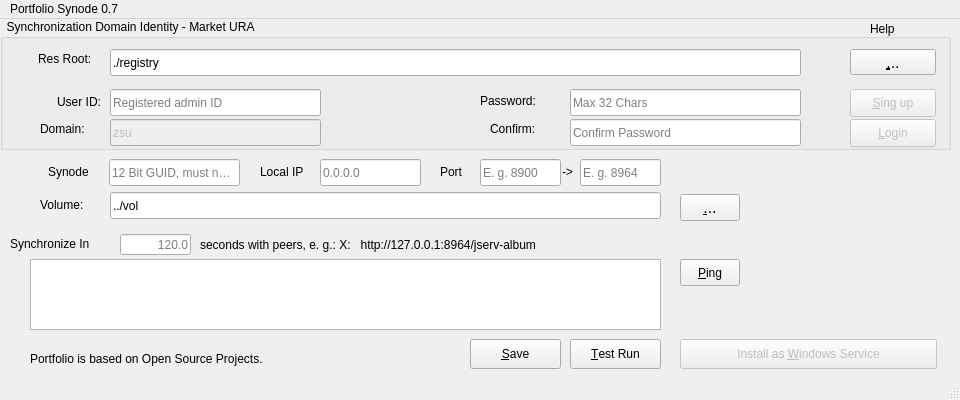
<?xml version="1.0" encoding="UTF-8"?>
<ui version="4.0">
 <class>InstallForm</class>
 <widget class="QMainWindow" name="InstallForm">
  <property name="geometry">
   <rect>
    <x>0</x>
    <y>0</y>
    <width>960</width>
    <height>400</height>
   </rect>
  </property>
  <property name="minimumSize">
   <size>
    <width>960</width>
    <height>400</height>
   </size>
  </property>
  <property name="maximumSize">
   <size>
    <width>960</width>
    <height>460</height>
   </size>
  </property>
  <property name="windowTitle">
   <string>Portfolio Synode 0.7</string>
  </property>
  <widget class="QWidget" name="centralwidget">
   <widget class="QTextEdit" name="jservLines">
    <property name="geometry">
     <rect>
      <x>30</x>
      <y>240</y>
      <width>631</width>
      <height>71</height>
     </rect>
    </property>
    <property name="maximumSize">
     <size>
      <width>8000</width>
      <height>400</height>
     </size>
    </property>
   </widget>
   <widget class="QLabel" name="lbJservs">
    <property name="geometry">
     <rect>
      <x>200</x>
      <y>215</y>
      <width>461</width>
      <height>21</height>
     </rect>
    </property>
    <property name="cursor">
     <cursorShape>IBeamCursor</cursorShape>
    </property>
    <property name="text">
     <string>seconds with peers, e. g.: X:   http://127.0.0.1:8964/jserv-album</string>
    </property>
   </widget>
   <widget class="QLineEdit" name="txtVolpath">
    <property name="geometry">
     <rect>
      <x>110</x>
      <y>173</y>
      <width>551</width>
      <height>27</height>
     </rect>
    </property>
    <property name="whatsThis">
     <string extracomment="Managed files and data are saved here."/>
    </property>
    <property name="text">
     <string>../vol</string>
    </property>
    <property name="placeholderText">
     <string>Volume is where the data saved at local node.</string>
    </property>
   </widget>
   <widget class="QPushButton" name="bVolpath">
    <property name="geometry">
     <rect>
      <x>680</x>
      <y>175</y>
      <width>60</width>
      <height>27</height>
     </rect>
    </property>
    <property name="font">
     <font>
      <pointsize>12</pointsize>
     </font>
    </property>
    <property name="text">
     <string>&amp;...</string>
    </property>
    <property name="icon">
     <iconset theme="computer"/>
    </property>
    <property name="iconSize">
     <size>
      <width>24</width>
      <height>24</height>
     </size>
    </property>
    <property name="shortcut">
     <string>Ctrl+D</string>
    </property>
   </widget>
   <widget class="QLabel" name="lbVolume">
    <property name="geometry">
     <rect>
      <x>40</x>
      <y>176</y>
      <width>69</width>
      <height>19</height>
     </rect>
    </property>
    <property name="text">
     <string>Volume:</string>
    </property>
   </widget>
   <widget class="QLabel" name="lbSynode">
    <property name="geometry">
     <rect>
      <x>48</x>
      <y>143</y>
      <width>61</width>
      <height>20</height>
     </rect>
    </property>
    <property name="text">
     <string>Synode</string>
    </property>
   </widget>
   <widget class="QLineEdit" name="txtSynode">
    <property name="geometry">
     <rect>
      <x>109</x>
      <y>140</y>
      <width>131</width>
      <height>27</height>
     </rect>
    </property>
    <property name="whatsThis">
     <string extracomment="Domain wide node ID."/>
    </property>
    <property name="text">
     <string/>
    </property>
    <property name="maxLength">
     <number>12</number>
    </property>
    <property name="placeholderText">
     <string>12 Bit GUID, must not null</string>
    </property>
   </widget>
   <widget class="QLineEdit" name="txtIP">
    <property name="geometry">
     <rect>
      <x>320</x>
      <y>140</y>
      <width>101</width>
      <height>27</height>
     </rect>
    </property>
    <property name="whatsThis">
     <string extracomment="Global / Domain wide node ID."/>
    </property>
    <property name="text">
     <string/>
    </property>
    <property name="maxLength">
     <number>39</number>
    </property>
    <property name="placeholderText">
     <string>0.0.0.0</string>
    </property>
   </widget>
   <widget class="QLabel" name="lbIP">
    <property name="geometry">
     <rect>
      <x>260</x>
      <y>143</y>
      <width>69</width>
      <height>19</height>
     </rect>
    </property>
    <property name="text">
     <string>Local IP</string>
    </property>
   </widget>
   <widget class="QLabel" name="lbPort">
    <property name="geometry">
     <rect>
      <x>440</x>
      <y>143</y>
      <width>41</width>
      <height>20</height>
     </rect>
    </property>
    <property name="text">
     <string>Port</string>
    </property>
   </widget>
   <widget class="QLineEdit" name="txtPort">
    <property name="geometry">
     <rect>
      <x>580</x>
      <y>140</y>
      <width>81</width>
      <height>27</height>
     </rect>
    </property>
    <property name="whatsThis">
     <string extracomment="Global / Domain wide node ID."/>
    </property>
    <property name="text">
     <string/>
    </property>
    <property name="maxLength">
     <number>6</number>
    </property>
    <property name="placeholderText">
     <string>E. g. 8964</string>
    </property>
   </widget>
   <widget class="QGroupBox" name="groupBox">
    <property name="geometry">
     <rect>
      <x>0</x>
      <y>0</y>
      <width>951</width>
      <height>131</height>
     </rect>
    </property>
    <property name="sizePolicy">
     <sizepolicy hsizetype="Preferred" vsizetype="Minimum">
      <horstretch>0</horstretch>
      <verstretch>0</verstretch>
     </sizepolicy>
    </property>
    <property name="title">
     <string>  Synchronization Domain Identity - Market URA</string>
    </property>
    <widget class="QLabel" name="lbDomain">
     <property name="geometry">
      <rect>
       <x>40</x>
       <y>100</y>
       <width>69</width>
       <height>19</height>
      </rect>
     </property>
     <property name="text">
      <string>Domain:</string>
     </property>
    </widget>
    <widget class="QLineEdit" name="txtDomain">
     <property name="enabled">
      <bool>false</bool>
     </property>
     <property name="geometry">
      <rect>
       <x>110</x>
       <y>100</y>
       <width>211</width>
       <height>27</height>
      </rect>
     </property>
     <property name="whatsThis">
      <string extracomment="Domain wide node ID."/>
     </property>
     <property name="text">
      <string>zsu</string>
     </property>
     <property name="maxLength">
      <number>12</number>
     </property>
     <property name="placeholderText">
      <string>12 Bit Market wide ID, must not null</string>
     </property>
    </widget>
    <widget class="QLabel" name="lbRetry">
     <property name="geometry">
      <rect>
       <x>490</x>
       <y>100</y>
       <width>61</width>
       <height>20</height>
      </rect>
     </property>
     <property name="text">
      <string>Confirm:</string>
     </property>
    </widget>
    <widget class="QLineEdit" name="txtPswd2">
     <property name="geometry">
      <rect>
       <x>570</x>
       <y>100</y>
       <width>231</width>
       <height>27</height>
      </rect>
     </property>
     <property name="whatsThis">
      <string extracomment="Domain wide node ID."/>
     </property>
     <property name="text">
      <string/>
     </property>
     <property name="maxLength">
      <number>32</number>
     </property>
     <property name="echoMode">
      <enum>QLineEdit::Password</enum>
     </property>
     <property name="placeholderText">
      <string>Confirm Password</string>
     </property>
    </widget>
    <widget class="QLabel" name="lbUserId">
     <property name="geometry">
      <rect>
       <x>30</x>
       <y>73</y>
       <width>71</width>
       <height>20</height>
      </rect>
     </property>
     <property name="text">
      <string>&lt;html&gt;&lt;head/&gt;&lt;body&gt;&lt;p align=&quot;right&quot;&gt;User ID:&lt;/p&gt;&lt;/body&gt;&lt;/html&gt;</string>
     </property>
    </widget>
    <widget class="QLineEdit" name="txtPswd">
     <property name="geometry">
      <rect>
       <x>570</x>
       <y>70</y>
       <width>231</width>
       <height>27</height>
      </rect>
     </property>
     <property name="whatsThis">
      <string extracomment="Domain wide node ID."/>
     </property>
     <property name="text">
      <string/>
     </property>
     <property name="maxLength">
      <number>32</number>
     </property>
     <property name="echoMode">
      <enum>QLineEdit::Password</enum>
     </property>
     <property name="placeholderText">
      <string>Max 32 Chars</string>
     </property>
    </widget>
    <widget class="QLineEdit" name="txtUserId">
     <property name="geometry">
      <rect>
       <x>110</x>
       <y>70</y>
       <width>211</width>
       <height>27</height>
      </rect>
     </property>
     <property name="whatsThis">
      <string extracomment="Domain wide node ID."/>
     </property>
     <property name="text">
      <string/>
     </property>
     <property name="maxLength">
      <number>12</number>
     </property>
     <property name="placeholderText">
      <string>Registered admin ID</string>
     </property>
    </widget>
    <widget class="QLabel" name="lbPswd">
     <property name="geometry">
      <rect>
       <x>480</x>
       <y>72</y>
       <width>70</width>
       <height>19</height>
      </rect>
     </property>
     <property name="text">
      <string>Password:</string>
     </property>
    </widget>
    <widget class="QPushButton" name="bLogin">
     <property name="enabled">
      <bool>false</bool>
     </property>
     <property name="geometry">
      <rect>
       <x>850</x>
       <y>100</y>
       <width>86</width>
       <height>28</height>
      </rect>
     </property>
     <property name="text">
      <string extracomment="Test">&amp;Login</string>
     </property>
     <property name="shortcut">
      <string>Ctrl+L</string>
     </property>
    </widget>
    <widget class="QPushButton" name="bRoot">
     <property name="geometry">
      <rect>
       <x>850</x>
       <y>30</y>
       <width>86</width>
       <height>26</height>
      </rect>
     </property>
     <property name="font">
      <font>
       <pointsize>12</pointsize>
      </font>
     </property>
     <property name="text">
      <string>&amp;...</string>
     </property>
     <property name="icon">
      <iconset theme="computer"/>
     </property>
     <property name="iconSize">
      <size>
       <width>24</width>
       <height>22</height>
      </size>
     </property>
     <property name="shortcut">
      <string>Ctrl+D</string>
     </property>
    </widget>
    <widget class="QLabel" name="lbRoot">
     <property name="geometry">
      <rect>
       <x>38</x>
       <y>30</y>
       <width>71</width>
       <height>20</height>
      </rect>
     </property>
     <property name="text">
      <string>Res Root:</string>
     </property>
    </widget>
    <widget class="QLineEdit" name="txtResroot">
     <property name="geometry">
      <rect>
       <x>110</x>
       <y>30</y>
       <width>691</width>
       <height>27</height>
      </rect>
     </property>
     <property name="whatsThis">
      <string extracomment="Managed files and data are saved here."/>
     </property>
     <property name="text">
      <string>./registry</string>
     </property>
     <property name="placeholderText">
      <string>Path to the registered resources.</string>
     </property>
    </widget>
    <widget class="QPushButton" name="bSingup">
     <property name="enabled">
      <bool>false</bool>
     </property>
     <property name="geometry">
      <rect>
       <x>850</x>
       <y>70</y>
       <width>86</width>
       <height>28</height>
      </rect>
     </property>
     <property name="text">
      <string extracomment="Test">&amp;Sing up</string>
     </property>
     <property name="shortcut">
      <string>Ctrl+S</string>
     </property>
    </widget>
    <widget class="QLabel" name="lbHelplink">
     <property name="geometry">
      <rect>
       <x>870</x>
       <y>0</y>
       <width>61</width>
       <height>20</height>
      </rect>
     </property>
     <property name="text">
      <string>Help</string>
     </property>
     <property name="openExternalLinks">
      <bool>true</bool>
     </property>
    </widget>
   </widget>
   <widget class="QLabel" name="lbQr">
    <property name="geometry">
     <rect>
      <x>764</x>
      <y>141</y>
      <width>170</width>
      <height>170</height>
     </rect>
    </property>
    <property name="maximumSize">
     <size>
      <width>200</width>
      <height>200</height>
     </size>
    </property>
    <property name="autoFillBackground">
     <bool>false</bool>
    </property>
    <property name="text">
     <string/>
    </property>
   </widget>
   <widget class="QPushButton" name="bValidate">
    <property name="geometry">
     <rect>
      <x>570</x>
      <y>320</y>
      <width>91</width>
      <height>30</height>
     </rect>
    </property>
    <property name="text">
     <string extracomment="Test">&amp;Test Run</string>
    </property>
    <property name="shortcut">
     <string>Ctrl+T</string>
    </property>
   </widget>
   <widget class="QPushButton" name="bWinserv">
    <property name="enabled">
     <bool>false</bool>
    </property>
    <property name="geometry">
     <rect>
      <x>680</x>
      <y>320</y>
      <width>257</width>
      <height>30</height>
     </rect>
    </property>
    <property name="text">
     <string>Install as &amp;Windows Service</string>
    </property>
    <property name="shortcut">
     <string>Ctrl+R</string>
    </property>
   </widget>
   <widget class="QPushButton" name="bSetup">
    <property name="enabled">
     <bool>true</bool>
    </property>
    <property name="geometry">
     <rect>
      <x>470</x>
      <y>320</y>
      <width>91</width>
      <height>30</height>
     </rect>
    </property>
    <property name="text">
     <string extracomment="Test">&amp;Save</string>
    </property>
    <property name="shortcut">
     <string>Ctrl+T</string>
    </property>
   </widget>
   <widget class="QLabel" name="lblink">
    <property name="geometry">
     <rect>
      <x>30</x>
      <y>330</y>
      <width>371</width>
      <height>20</height>
     </rect>
    </property>
    <property name="text">
     <string>Portfolio is based on Open Source Projects.</string>
    </property>
    <property name="openExternalLinks">
     <bool>true</bool>
    </property>
   </widget>
   <widget class="QLabel" name="lbIneach">
    <property name="geometry">
     <rect>
      <x>10</x>
      <y>215</y>
      <width>111</width>
      <height>19</height>
     </rect>
    </property>
    <property name="text">
     <string>Synchronize In</string>
    </property>
   </widget>
   <widget class="QLineEdit" name="txtSyncIns">
    <property name="geometry">
     <rect>
      <x>120</x>
      <y>215</y>
      <width>71</width>
      <height>21</height>
     </rect>
    </property>
    <property name="whatsThis">
     <string extracomment="Global / Domain wide node ID."/>
    </property>
    <property name="text">
     <string/>
    </property>
    <property name="maxLength">
     <number>6</number>
    </property>
    <property name="alignment">
     <set>Qt::AlignRight|Qt::AlignTrailing|Qt::AlignVCenter</set>
    </property>
    <property name="placeholderText">
     <string>120.0</string>
    </property>
   </widget>
   <widget class="QPushButton" name="bPing">
    <property name="enabled">
     <bool>true</bool>
    </property>
    <property name="geometry">
     <rect>
      <x>680</x>
      <y>240</y>
      <width>60</width>
      <height>27</height>
     </rect>
    </property>
    <property name="text">
     <string extracomment="Test">&amp;Ping</string>
    </property>
    <property name="shortcut">
     <string>Ctrl+T</string>
    </property>
   </widget>
   <widget class="QLineEdit" name="txtWebport">
    <property name="geometry">
     <rect>
      <x>480</x>
      <y>140</y>
      <width>81</width>
      <height>27</height>
     </rect>
    </property>
    <property name="whatsThis">
     <string extracomment="Global / Domain wide node ID."/>
    </property>
    <property name="text">
     <string/>
    </property>
    <property name="maxLength">
     <number>6</number>
    </property>
    <property name="placeholderText">
     <string>E. g. 8900</string>
    </property>
   </widget>
   <widget class="QLabel" name="lbPort_2">
    <property name="geometry">
     <rect>
      <x>562</x>
      <y>143</y>
      <width>23</width>
      <height>20</height>
     </rect>
    </property>
    <property name="text">
     <string>-&gt;</string>
    </property>
   </widget>
  </widget>
  <widget class="QMenuBar" name="menubar">
   <property name="geometry">
    <rect>
     <x>0</x>
     <y>0</y>
     <width>960</width>
     <height>24</height>
    </rect>
   </property>
   <widget class="QMenu" name="menuPortfolio_0_7">
    <property name="title">
     <string>Portfolio Synode 0.7</string>
    </property>
    <addaction name="actionAbout"/>
   </widget>
   <addaction name="menuPortfolio_0_7"/>
  </widget>
  <widget class="QStatusBar" name="statusbar"/>
  <action name="actionAbout">
   <property name="text">
    <string>About</string>
   </property>
  </action>
 </widget>
 <resources/>
 <connections/>
</ui>
